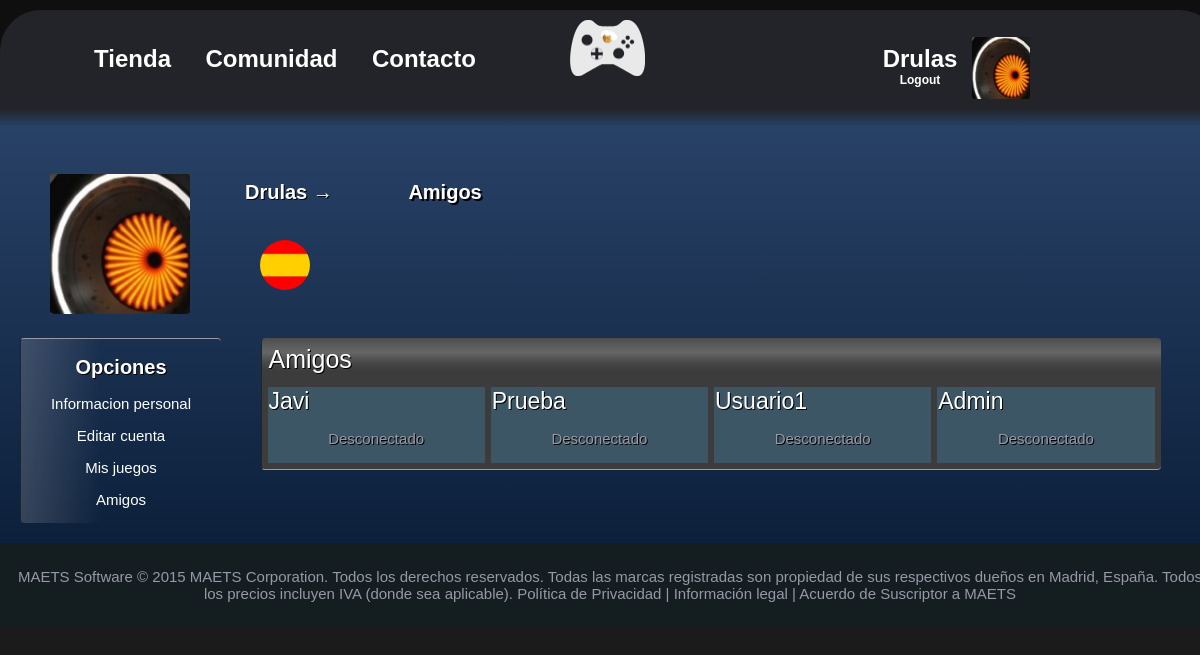
Screenshot of /Usuario/amigos.php (signed in) with the database file from the repository.
### tables this page shows
CREATE TABLE IF NOT EXISTS `amigo` (
  `IDUsuario` int(10) NOT NULL,
  `IDAmigo` int(10) NOT NULL
);

CREATE TABLE IF NOT EXISTS `usuario` (
`Id` int(10) NOT NULL,
  `Nick` varchar(20) NOT NULL,
  `Contrasenia` varchar(100) NOT NULL,
  `Nombre` varchar(20) NOT NULL,
  `Apellidos` varchar(50) NOT NULL,
  `Correo` varchar(50) NOT NULL,
  `Fecha de Nacimiento` date NOT NULL,
  `Pais` varchar(50) NOT NULL,
  `Ciudad` varchar(50) NOT NULL,
  `Direccion` varchar(100) NOT NULL,
  `Codigo Postal` int(7) NOT NULL,
  `Puntuacion` int(7) NOT NULL,
  `Rol` enum('Usuario Registrado','Administrador','Desarrollador','Gestor-Tienda','Gestor-Comunidad','') NOT NULL,
  `Imagen` varchar(150) NOT NULL,
  `Companyia` varchar(150) NOT NULL
);

### include/usersBD.php (called while the page is built, shortened)
<?php
function findUserById($iduser){
	$con = createConnection();
	$sql = "SELECT nick FROM usuario WHERE id = '$iduser'";
	$rs = $con->query($sql) or die  ($con->error. " en la linea ".(_LINE_-1));
	if($rs != NULL)
	{
		if($row = $rs->fetch_assoc())
		{
			return ($row);
		}
		else
			closeConnection($con);
			return (NULL);
	}
}
function selectAmigo($valor, $column){
	$connection=createConnection();
	$sql = "SELECT * FROM amigo WHERE " .$column. " = '$valor'";
	$res = $connection->query($sql) or die ($connection->error. " en la linea". (_LINE_-1));
	while($ret[] = $res->fetch_assoc());
	return($ret);
}
?>

### include/usersOp.php (called while the page is built, shortened)
<?php
function getListaAmigos($valor, $column){
	require_once('../include/usersBD.php');
	return (selectAmigo($valor, $column));
}
function getUser($id){
	require_once('../include/usersBD.php');
	return (findUserById($id));
}
?>

### include/vUsuario.php (the view, shortened to what this page needs)
<?php
function generarAmigos($user){
  require_once('../include/usersOp.php');
  $res = getListaAmigos($user,"IDUsuario");
    for($i=0; $i<sizeof($res)-1; $i++) {
        if ($i%4==0){
            echo "<tr>";
        }
        echo "
           <td id = 'celda'>".getUser($res[$i]['IDAmigo'])['nick']."
                  <p>Desconectado</p>
                 </td>
        ";
    }
          echo"</tr>";
}
?>

### css/main.css (style rules this page uses)
body { font-family: sans-serif; text-align: center; background-color: rgb(27,27,27); }

### css/users.css (style rules this page uses)
tr { font-size: 20px; font-weight: bloth; color: #FFFFFF; text-shadow: 1px 1px #000000; }
td { font-size: 20px; font-weight: bloth; color: #FFFFFF; text-shadow: 1px 1px #000000; }
#celda { font-size: 23px; margin: 5px; width: 150px; color: #FFFFFF; text-shadow: 1px 1px #000000; text-align: left; background-color: rgba(60,86,102,1); }
p { font-size: 15px; text-align: center; color: #9898A6; }

### rows the page displays
amigo: IDAmigo.Nick "Javi"
amigo: IDAmigo.Nick "Prueba"
amigo: IDAmigo.Nick "Usuario1"
amigo: IDAmigo.Nick "Admin"

### other values shown
$_SESSION["Nick"] "Drulas"
